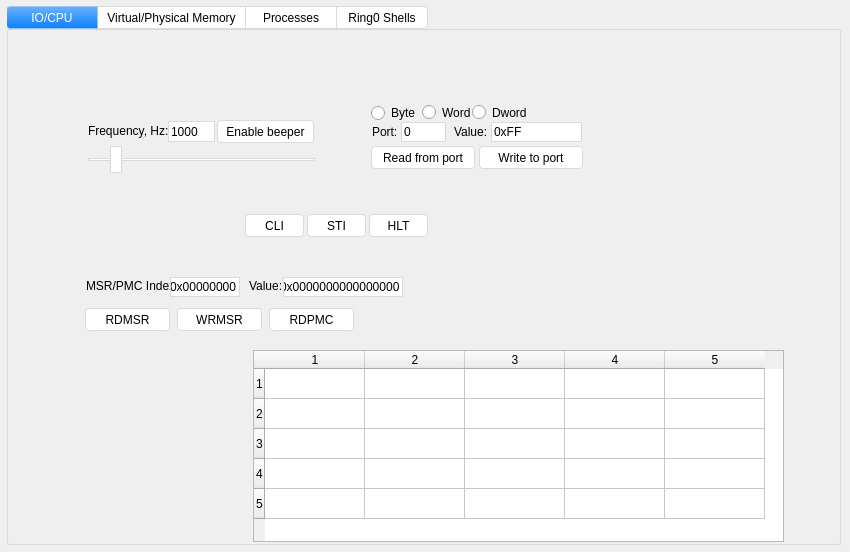
<?xml version="1.0" encoding="UTF-8"?>
<ui version="4.0">
 <class>MainWindow</class>
 <widget class="QMainWindow" name="MainWindow">
  <property name="geometry">
   <rect>
    <x>0</x>
    <y>0</y>
    <width>850</width>
    <height>552</height>
   </rect>
  </property>
  <property name="palette">
   <palette>
    <active>
     <colorrole role="Button">
      <brush brushstyle="SolidPattern">
       <color alpha="255">
        <red>239</red>
        <green>239</green>
        <blue>239</blue>
       </color>
      </brush>
     </colorrole>
     <colorrole role="Base">
      <brush brushstyle="SolidPattern">
       <color alpha="255">
        <red>239</red>
        <green>239</green>
        <blue>239</blue>
       </color>
      </brush>
     </colorrole>
     <colorrole role="Window">
      <brush brushstyle="SolidPattern">
       <color alpha="255">
        <red>239</red>
        <green>239</green>
        <blue>239</blue>
       </color>
      </brush>
     </colorrole>
    </active>
    <inactive>
     <colorrole role="Button">
      <brush brushstyle="SolidPattern">
       <color alpha="255">
        <red>239</red>
        <green>239</green>
        <blue>239</blue>
       </color>
      </brush>
     </colorrole>
     <colorrole role="Base">
      <brush brushstyle="SolidPattern">
       <color alpha="255">
        <red>239</red>
        <green>239</green>
        <blue>239</blue>
       </color>
      </brush>
     </colorrole>
     <colorrole role="Window">
      <brush brushstyle="SolidPattern">
       <color alpha="255">
        <red>239</red>
        <green>239</green>
        <blue>239</blue>
       </color>
      </brush>
     </colorrole>
    </inactive>
    <disabled>
     <colorrole role="Button">
      <brush brushstyle="SolidPattern">
       <color alpha="255">
        <red>239</red>
        <green>239</green>
        <blue>239</blue>
       </color>
      </brush>
     </colorrole>
     <colorrole role="Base">
      <brush brushstyle="SolidPattern">
       <color alpha="255">
        <red>239</red>
        <green>239</green>
        <blue>239</blue>
       </color>
      </brush>
     </colorrole>
     <colorrole role="Window">
      <brush brushstyle="SolidPattern">
       <color alpha="255">
        <red>239</red>
        <green>239</green>
        <blue>239</blue>
       </color>
      </brush>
     </colorrole>
    </disabled>
   </palette>
  </property>
  <property name="windowTitle">
   <string>MainWindow</string>
  </property>
  <property name="windowOpacity">
   <double>1.000000000000000</double>
  </property>
  <property name="styleSheet">
   <string notr="true">/*
QWidget {
	background-color: rgb(239, 239, 239);
}
*/

QWidget#widget {
    border-style: solid;
    border-top-style: none;
    border-width: 1px;
    border-color: rgb(0, 100, 150);
    border-bottom-left-radius: 5px;
    border-bottom-right-radius: 5px;
    background-color: transparent;
}

QLineEdit {
	background-color: white;
	border: 1px solid rgb(218, 218, 218);
	color: black;
}

QLabel {
	background-color: none;
	color: black;
}

/* Buttons */

QPushButton {
	border: 1px solid rgb(218, 218, 218);
	border-radius: 4px;
	background-color: white;
	color: black;
}

QPushButton::hover {
	background-color: qlineargradient(spread:pad, x1:0.5, y1:1, x2:0.5, y2:0, stop:0 rgb(10, 126, 255), stop:1 rgb(108, 179, 251));
	border: 1px solid rgb(155, 198, 242);
	color: white;
}

QPushButton::pressed {
	background-color: qlineargradient(spread:pad, x1:0.5, y1:1, x2:0.5, y2:0, stop:0 rgb(108, 179, 251), stop:1 rgb(10, 126, 255));
	border: 1px solid rgb(155, 198, 242);
	color: white;
}

/* Radiobuttons */

QRadioButton {
	background: none;
	color: black;
}

/* Slider */

QSlider::groove:horizontal {
    border: 1px solid rgb(218, 218, 218);
    height: 1px;
    background: white;
    margin: 2px 0;
}

QSlider::handle:horizontal {
	background-color: white;
    border: 1px solid rgb(218, 218, 218);
	border-radius: 1px;
    width: 10px;
    margin: -13px 0;
}

QSlider::handle::hover {
	background-color: rgb(194, 255, 204);
}

QSlider::handle::pressed {
	background-color: rgb(0, 255, 0);
}

/* TextEdit */

QTextEdit {
	background-color: white;
	border: 1px solid rgb(218, 218, 218);
	color: white;
	font-family: &quot;Courier New&quot;;
}

/* Tabs */

QTabWidget::pane {
	border-radius: 2px;
    border: 1px solid rgb(218, 218, 218);
	top: -0.9em;
}

QTabWidget::tab-bar {
	alignment: center;
}

QTabBar::tab {
    background-color: white;
    border: 1px solid rgb(218, 218, 218);

    min-width: 72px;
	min-height: 17px;

    padding-left: 9px;
	padding-right: 9px;
	padding-top: 2px;
	padding-bottom: 2px;

	margin-left: -1px;

	color: black;
}

QTabBar::tab:first {
	border-top-left-radius: 4px;
	border-bottom-left-radius: 4px;
}

QTabBar::tab:last {
	border-top-right-radius: 4px;
	border-bottom-right-radius: 4px;
}

QTabBar::tab:selected {
	background-color: qlineargradient(spread:pad, x1:0.5, y1:1, x2:0.5, y2:0, stop:0 rgb(10, 126, 255), stop:1 rgb(108, 179, 251));
	border: 1px solid rgb(155, 198, 242);
	color: white;
}

/* MessageBox */

QMessageBox QPushButton {
	padding-left: 11px;
	padding-right: 11px;
	padding-top: 3px;
	padding-bottom: 3px;
	border-radius: 2px;
	border-color: rgb(0, 143, 220);
	background-color: rgb(0, 128, 197);
	color: white;
}

QMessageBox QPushButton::hover {
	background-color: white;
	color: black;
}

QMessageBox QPushButton::pressed {
	background-color: rgb(0, 255, 0);
	color: black;
}</string>
  </property>
  <widget class="QWidget" name="MainForm">
   <widget class="QTabWidget" name="TabWidget">
    <property name="geometry">
     <rect>
      <x>7</x>
      <y>6</y>
      <width>834</width>
      <height>539</height>
     </rect>
    </property>
    <property name="styleSheet">
     <string notr="true">QTabWidget {
	background-color: rgb(226, 226, 226);
}</string>
    </property>
    <property name="currentIndex">
     <number>0</number>
    </property>
    <property name="usesScrollButtons">
     <bool>true</bool>
    </property>
    <widget class="QWidget" name="IoCpuTab">
     <attribute name="title">
      <string>IO/CPU</string>
     </attribute>
     <widget class="QPushButton" name="EnableBeeperButton">
      <property name="geometry">
       <rect>
        <x>209</x>
        <y>90</y>
        <width>97</width>
        <height>23</height>
       </rect>
      </property>
      <property name="text">
       <string>Enable beeper</string>
      </property>
     </widget>
     <widget class="QLineEdit" name="FreqEdit">
      <property name="geometry">
       <rect>
        <x>160</x>
        <y>91</y>
        <width>47</width>
        <height>21</height>
       </rect>
      </property>
      <property name="text">
       <string>1000</string>
      </property>
      <property name="maxLength">
       <number>5</number>
      </property>
      <property name="frame">
       <bool>true</bool>
      </property>
      <property name="clearButtonEnabled">
       <bool>false</bool>
      </property>
     </widget>
     <widget class="QLabel" name="FreqLabel">
      <property name="geometry">
       <rect>
        <x>80</x>
        <y>92</y>
        <width>81</width>
        <height>17</height>
       </rect>
      </property>
      <property name="text">
       <string>Frequency, Hz:</string>
      </property>
     </widget>
     <widget class="QSlider" name="FreqSlider">
      <property name="geometry">
       <rect>
        <x>80</x>
        <y>116</y>
        <width>227</width>
        <height>27</height>
       </rect>
      </property>
      <property name="minimum">
       <number>1</number>
      </property>
      <property name="maximum">
       <number>10000</number>
      </property>
      <property name="value">
       <number>1000</number>
      </property>
      <property name="sliderPosition">
       <number>1000</number>
      </property>
      <property name="orientation">
       <enum>Qt::Horizontal</enum>
      </property>
     </widget>
     <widget class="QLineEdit" name="PortNumberEdit">
      <property name="geometry">
       <rect>
        <x>393</x>
        <y>92</y>
        <width>45</width>
        <height>20</height>
       </rect>
      </property>
      <property name="text">
       <string>0</string>
      </property>
      <property name="maxLength">
       <number>4</number>
      </property>
     </widget>
     <widget class="QLineEdit" name="PortValueEdit">
      <property name="geometry">
       <rect>
        <x>483</x>
        <y>92</y>
        <width>91</width>
        <height>20</height>
       </rect>
      </property>
      <property name="text">
       <string>0xFF</string>
      </property>
      <property name="maxLength">
       <number>11</number>
      </property>
     </widget>
     <widget class="QLabel" name="PortNumberLabel">
      <property name="geometry">
       <rect>
        <x>364</x>
        <y>94</y>
        <width>35</width>
        <height>16</height>
       </rect>
      </property>
      <property name="text">
       <string>Port:</string>
      </property>
     </widget>
     <widget class="QLabel" name="PortValueLabel">
      <property name="geometry">
       <rect>
        <x>446</x>
        <y>94</y>
        <width>50</width>
        <height>16</height>
       </rect>
      </property>
      <property name="text">
       <string>Value:</string>
      </property>
     </widget>
     <widget class="QPushButton" name="ReadPortButton">
      <property name="geometry">
       <rect>
        <x>363</x>
        <y>116</y>
        <width>104</width>
        <height>23</height>
       </rect>
      </property>
      <property name="text">
       <string>Read from port</string>
      </property>
     </widget>
     <widget class="QPushButton" name="WritePortButton">
      <property name="geometry">
       <rect>
        <x>471</x>
        <y>116</y>
        <width>104</width>
        <height>23</height>
       </rect>
      </property>
      <property name="text">
       <string>Write to port</string>
      </property>
     </widget>
     <widget class="QRadioButton" name="ByteRadioButton">
      <property name="geometry">
       <rect>
        <x>363</x>
        <y>74</y>
        <width>46</width>
        <height>18</height>
       </rect>
      </property>
      <property name="text">
       <string>Byte</string>
      </property>
      <property name="checked">
       <bool>false</bool>
      </property>
     </widget>
     <widget class="QRadioButton" name="WordRadioButton">
      <property name="geometry">
       <rect>
        <x>414</x>
        <y>74</y>
        <width>52</width>
        <height>17</height>
       </rect>
      </property>
      <property name="text">
       <string>Word</string>
      </property>
      <property name="checked">
       <bool>false</bool>
      </property>
     </widget>
     <widget class="QRadioButton" name="DwordRadioButton">
      <property name="geometry">
       <rect>
        <x>464</x>
        <y>74</y>
        <width>80</width>
        <height>17</height>
       </rect>
      </property>
      <property name="text">
       <string>Dword</string>
      </property>
     </widget>
     <widget class="QPushButton" name="CliButton">
      <property name="geometry">
       <rect>
        <x>237</x>
        <y>184</y>
        <width>59</width>
        <height>23</height>
       </rect>
      </property>
      <property name="text">
       <string>CLI</string>
      </property>
     </widget>
     <widget class="QPushButton" name="StiButton">
      <property name="geometry">
       <rect>
        <x>299</x>
        <y>184</y>
        <width>59</width>
        <height>23</height>
       </rect>
      </property>
      <property name="text">
       <string>STI</string>
      </property>
      <property name="checkable">
       <bool>false</bool>
      </property>
      <property name="checked">
       <bool>false</bool>
      </property>
      <property name="autoExclusive">
       <bool>false</bool>
      </property>
      <property name="autoDefault">
       <bool>false</bool>
      </property>
      <property name="default">
       <bool>false</bool>
      </property>
      <property name="flat">
       <bool>false</bool>
      </property>
     </widget>
     <widget class="QPushButton" name="HltButton">
      <property name="geometry">
       <rect>
        <x>361</x>
        <y>184</y>
        <width>59</width>
        <height>23</height>
       </rect>
      </property>
      <property name="text">
       <string>HLT</string>
      </property>
     </widget>
     <widget class="QPushButton" name="RdmsrButton">
      <property name="geometry">
       <rect>
        <x>77</x>
        <y>278</y>
        <width>85</width>
        <height>23</height>
       </rect>
      </property>
      <property name="text">
       <string>RDMSR</string>
      </property>
     </widget>
     <widget class="QPushButton" name="WrmsrButton">
      <property name="geometry">
       <rect>
        <x>169</x>
        <y>278</y>
        <width>85</width>
        <height>23</height>
       </rect>
      </property>
      <property name="text">
       <string>WRMSR</string>
      </property>
     </widget>
     <widget class="QPushButton" name="RdpmcButton">
      <property name="geometry">
       <rect>
        <x>261</x>
        <y>278</y>
        <width>85</width>
        <height>23</height>
       </rect>
      </property>
      <property name="styleSheet">
       <string notr="true"/>
      </property>
      <property name="text">
       <string>RDPMC</string>
      </property>
     </widget>
     <widget class="QLabel" name="MsrPmcIndexLabel">
      <property name="geometry">
       <rect>
        <x>78</x>
        <y>248</y>
        <width>84</width>
        <height>16</height>
       </rect>
      </property>
      <property name="text">
       <string>MSR/PMC Index:</string>
      </property>
     </widget>
     <widget class="QLabel" name="MsrPmcValueLabel">
      <property name="geometry">
       <rect>
        <x>241</x>
        <y>248</y>
        <width>33</width>
        <height>16</height>
       </rect>
      </property>
      <property name="text">
       <string>Value:</string>
      </property>
     </widget>
     <widget class="QLineEdit" name="MsrPmcIndexEdit">
      <property name="geometry">
       <rect>
        <x>162</x>
        <y>247</y>
        <width>70</width>
        <height>20</height>
       </rect>
      </property>
      <property name="text">
       <string>0x00000000</string>
      </property>
      <property name="maxLength">
       <number>10</number>
      </property>
     </widget>
     <widget class="QLineEdit" name="MsrPmcValueEdit">
      <property name="geometry">
       <rect>
        <x>275</x>
        <y>247</y>
        <width>120</width>
        <height>20</height>
       </rect>
      </property>
      <property name="text">
       <string>0x0000000000000000</string>
      </property>
      <property name="maxLength">
       <number>18</number>
      </property>
     </widget>
     <widget class="QTableWidget" name="tableWidget">
      <property name="geometry">
       <rect>
        <x>245</x>
        <y>320</y>
        <width>531</width>
        <height>192</height>
       </rect>
      </property>
      <property name="rowCount">
       <number>5</number>
      </property>
      <property name="columnCount">
       <number>5</number>
      </property>
      <row/>
      <row/>
      <row/>
      <row/>
      <row/>
      <column/>
      <column/>
      <column/>
      <column/>
      <column/>
     </widget>
    </widget>
    <widget class="QWidget" name="VmTab">
     <attribute name="title">
      <string>Virtual/Physical Memory</string>
     </attribute>
     <widget class="QTextEdit" name="MemoryTextEdit">
      <property name="geometry">
       <rect>
        <x>185</x>
        <y>15</y>
        <width>649</width>
        <height>500</height>
       </rect>
      </property>
      <property name="html">
       <string>&lt;!DOCTYPE HTML PUBLIC &quot;-//W3C//DTD HTML 4.0//EN&quot; &quot;http://www.w3.org/TR/REC-html40/strict.dtd&quot;&gt;
&lt;html&gt;&lt;head&gt;&lt;meta name=&quot;qrichtext&quot; content=&quot;1&quot; /&gt;&lt;style type=&quot;text/css&quot;&gt;
p, li { white-space: pre-wrap; }
&lt;/style&gt;&lt;/head&gt;&lt;body style=&quot; font-family:'Courier New'; font-size:8.25pt; font-weight:400; font-style:normal;&quot;&gt;
&lt;p style=&quot; margin-top:0px; margin-bottom:0px; margin-left:0px; margin-right:0px; -qt-block-indent:0; text-indent:0px;&quot;&gt;0x1122334455667788 | 00 11 22 33 44 55 66 77  88 99 AA BB CC DD EE FF | 0123456789abcdef&lt;/p&gt;&lt;/body&gt;&lt;/html&gt;</string>
      </property>
     </widget>
    </widget>
    <widget class="QWidget" name="PsTab">
     <attribute name="title">
      <string>Processes</string>
     </attribute>
    </widget>
    <widget class="QWidget" name="ShellsTab">
     <attribute name="title">
      <string>Ring0 Shells</string>
     </attribute>
    </widget>
   </widget>
  </widget>
 </widget>
 <layoutdefault spacing="6" margin="11"/>
 <resources/>
 <connections/>
</ui>
